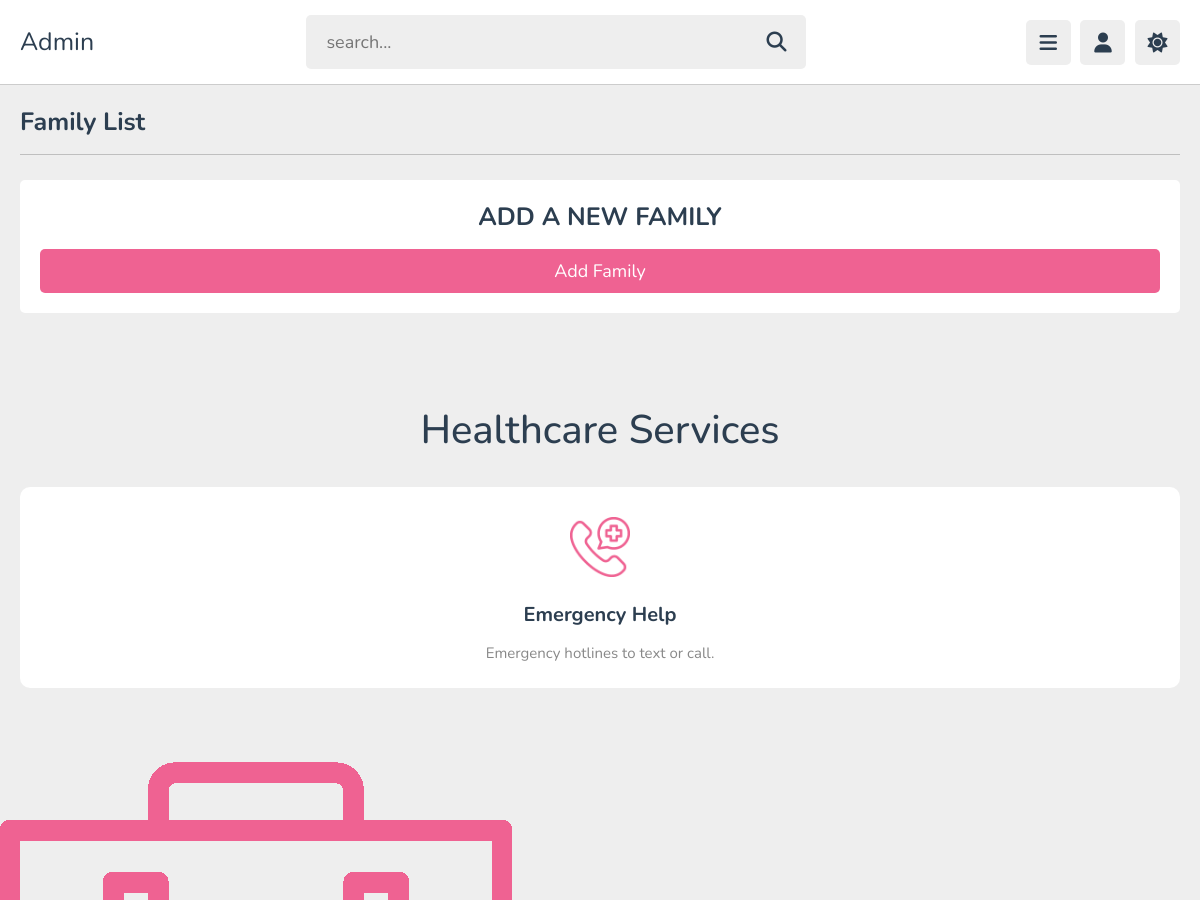
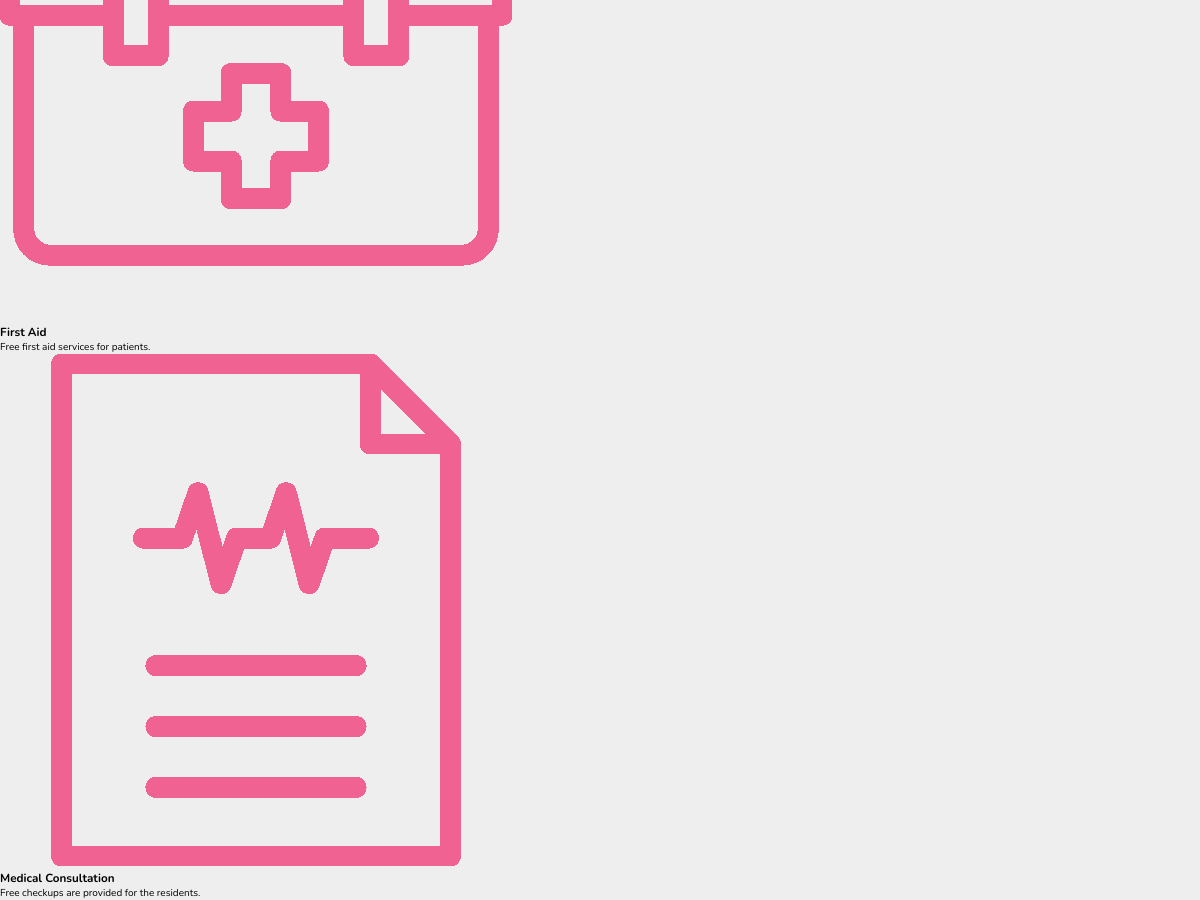
/modules_admin/admin_service_page.php (signed in), run on the app's committed database (2 pictures, top to bottom).
### tables this page shows
CREATE TABLE IF NOT EXISTS `services` (
  `id` int NOT NULL AUTO_INCREMENT,
  `title` varchar(255) NOT NULL,
  `description` varchar(255) NOT NULL,
  `image` varchar(255) NOT NULL,
  PRIMARY KEY (`id`)
);

### modules_admin/admin_service_page.php (the view, shortened to what this page needs)
<?php
    include '../components/connection.php';
?>
<!DOCTYPE html>
<html lang="en" dir="ltr">
    <head>
        <link rel="stylesheet" href="https://cdnjs.cloudflare.com/ajax/libs/font-awesome/6.1.2/css/all.min.css">
        <link rel="stylesheet" href="../css/header.css">
        <link rel="stylesheet" href="../css/service.css">
    </head>
    <body>
        <?php
            include '../components/header_admin.php';
        ?>
        <section class="dashboard">
            <h1 class="heading">Family List</h1>
            <div class="box-container">
                <div class="box">
                    <h3>ADD A NEW FAMILY</h3>
                    <a href="admin_service_page_add.php" class="btn">Add Family</a>
                </div>
            </div>
        </section>
        <section class="services" id="services">
            <h2 class = "lead">Healthcare Services</h2>
            <?php $select = mysqli_query($con, "SELECT * FROM services ORDER BY title ASC");
            if(mysqli_num_rows($select) > 0) {
                while($row = mysqli_fetch_assoc($select)) { ?>
            <div class="box-container container">
                <div class="box">
                    <img src="../uploaded_service/<?php echo $row['image']; ?>" alt="">
                    <h3><?php echo $row['title']; ?></h3>
                    <p><?php echo $row['description']; ?></p>
                </div>
            </div>
        </section>
        <?php
                }
            }
        ?>
    </body>
</html>

### css/header.css (style rules this page uses)
:root { --main-color:#ef6292; --red:#e74c3c; --orange:#f39c12; --light-color:#888; --light-bg:#eee; --black:#2c3e50; --white:#fff; --border:.1rem solid rgba(0,0,0,.2); }
* { font-family: 'Nunito', sans-serif; margin:0; padding:0; box-sizing: border-box; outline: none; border:none; text-decoration: none; }
html { font-size: 62.5%; overflow-x: hidden; }
body { background-color: var(--light-bg); padding-left: 30rem; }
section { padding:2rem; margin: 0 auto; max-width: 1200px; }
.heading { font-size: 2.5rem; color:var(--black); margin-bottom: 2.5rem; border-bottom: var(--border); padding-bottom: 1.5rem; text-transform: capitalize; }
.inline-btn, .inline-option-btn, .inline-delete-btn, .btn, .delete-btn, .option-btn { border-radius: .5rem; color:#fff; font-size: 1.8rem; cursor: pointer; text-transform: capitalize; padding:1rem 3rem; text-align: center; margin-top: 1rem; }
.btn, .delete-btn, .option-btn { display: block; width: 100%; }
.btn, .inline-btn { background-color: var(--main-color); }
@media (max-width:1200px) { body { padding-left: 0; } }

### css/service.css (style rules this page uses)
.dashboard .box-container { display: grid; grid-template-columns: repeat(auto-fit, minmax(30rem, 1fr)); align-items: flex-start; justify-content: center; gap: 1.5rem; }
.dashboard .box-container .box { padding: 2rem; border-radius: .5rem; background-color: var(--white); text-align: center; }
.dashboard .box-container .box h3 { margin-bottom: .5rem; font-size: 2.5rem; color: var(--black); margin-bottom: 1.5rem; }
.services { background-color: var(--light-bg); margin-top: 5rem; }
.services .lead { text-transform: capitalize; font-size: 4rem; font-weight: 500; margin-bottom: 3rem; text-align: center; color: var(--black); }
.services .box-container { display: grid; grid-template-columns: repeat(auto-fit, minmax(30rem, 1fr)); gap:2rem; }
.services .box-container .box { text-align: center; padding:2rem; background-color: var(--white); box-shadow: var(--box-shadow); border-radius: 1rem; }
.services .box-container .box img { margin:1rem 0; height: 6rem; }
.services .box-container .box h3 { font-size: 2rem; padding:1rem 0; color:var(--black); }
.services .box-container .box p { font-size: 1.5rem; color:var(--light-color); line-height: 2; }

### data on the page
services: image (picture), title "Emergency Help", description "Emergency hotlines to text or call."
services: image (picture), title "First Aid", description "Free first aid services for patients."
services: image (picture), title "Medical Consultation", description "Free checkups are provided for the residents."
